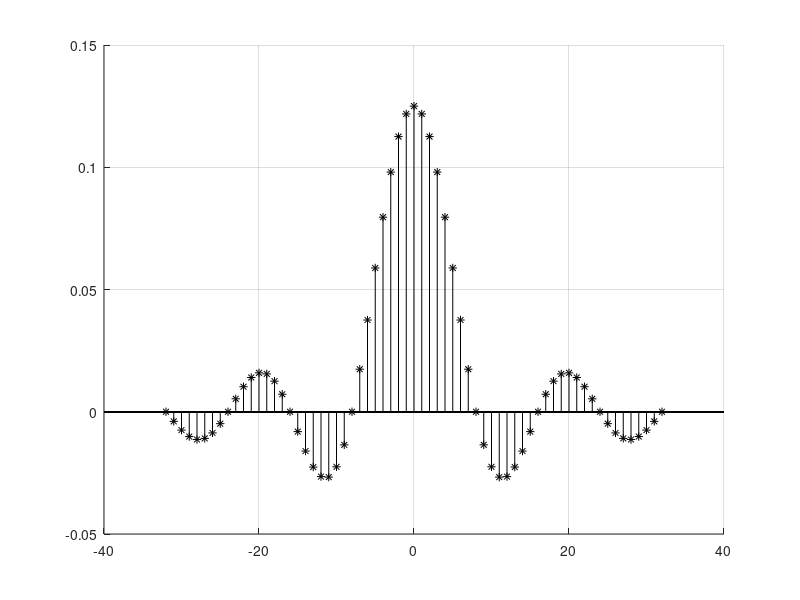

Write MATLAB code to recreate this figure.
figure
hold on
for i=-32:32
     x=i;
    if x==0
        y=0.125;
        stem(x,y,'k*')
    else
   
    y=sin(x*(0.125*pi))/(pi*x);
    stem(x,y,'k*')
    grid on
    end
end
hold off